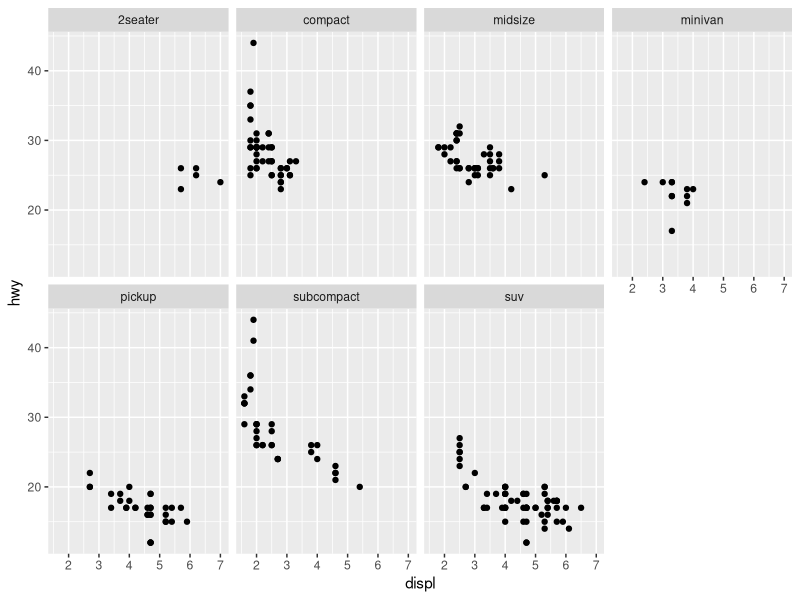
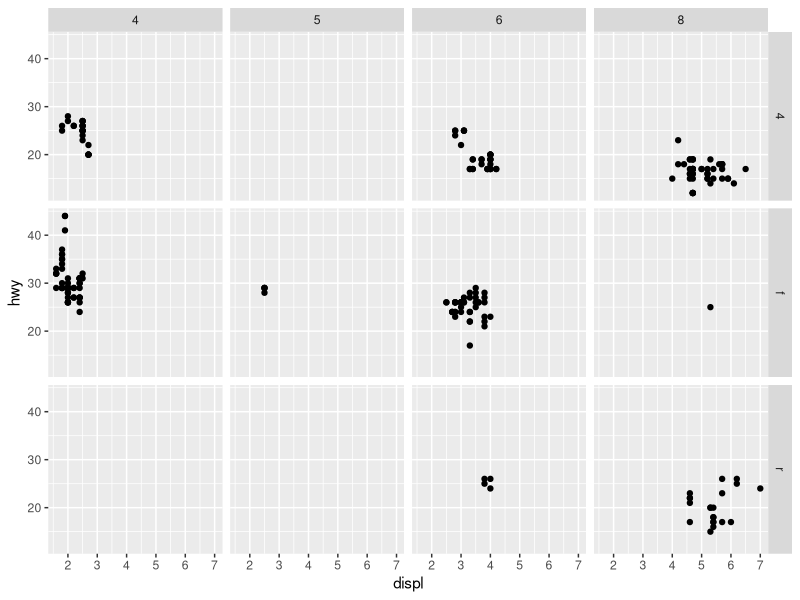
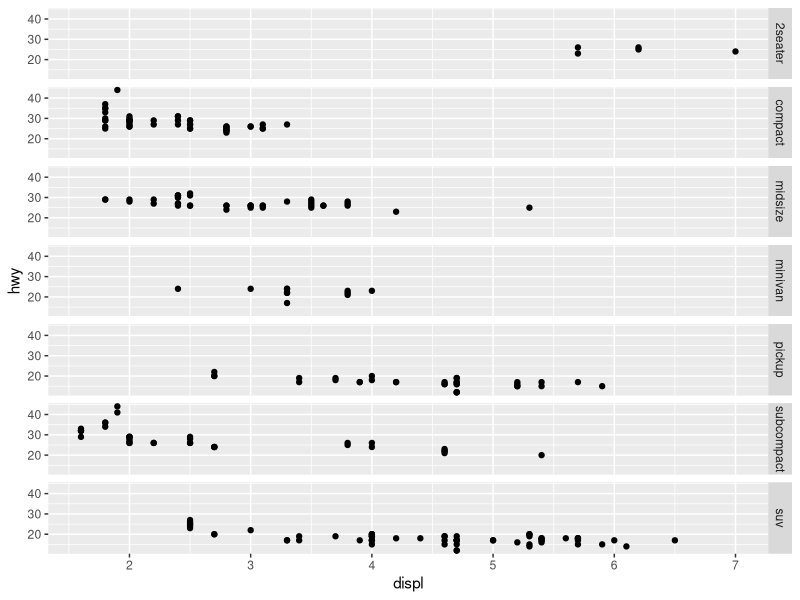
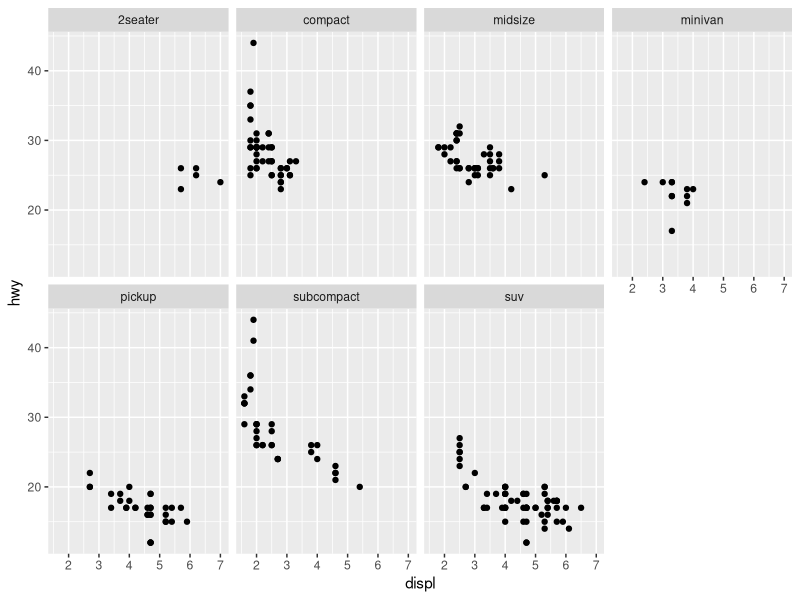
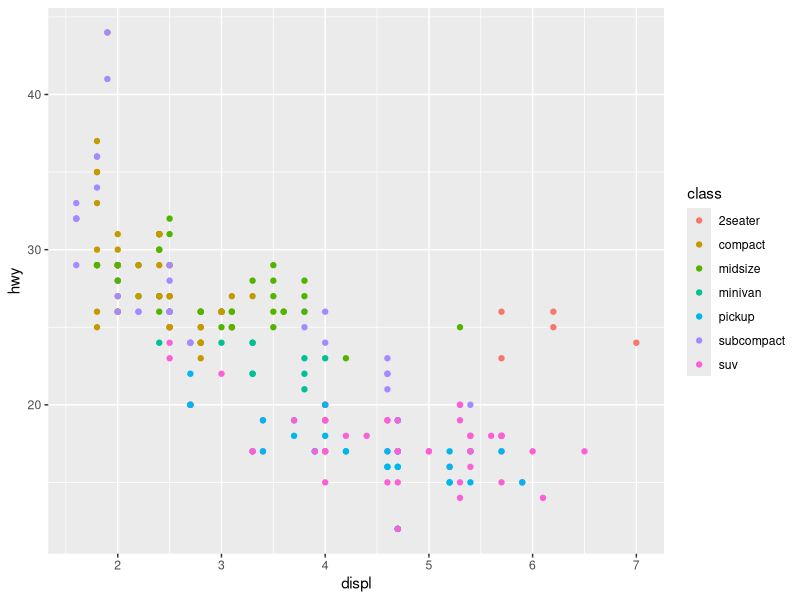

These figures' R source, in order:
## ---- chunk 1
# loading libraries
library(tidyverse)

# modifying chart size
options(repr.plot.width=5, repr.plot.height=3)
## ---- chunk 2
ggplot(data = mpg) + 
  geom_point(mapping = aes(x = displ, y = hwy)) + 
  facet_wrap(~ class, nrow = 2)
## ---- chunk 3
ggplot(data = mpg) + 
  geom_point(mapping = aes(x = displ, y = hwy)) + 
  facet_grid(drv ~ cyl)
## ---- chunk 4
ggplot(data = mpg) + 
   geom_point(mapping = aes(x = displ, y = hwy)) + 
   facet_grid(class~.)
## ---- chunk 5
ggplot(data = mpg) + 
  geom_point(mapping = aes(x = displ, y = hwy)) + 
  facet_wrap(~ class, nrow = 2)
## ---- chunk 6
ggplot(data = mpg) +
  geom_point(mapping = aes(x = displ, y = hwy, color = class))
